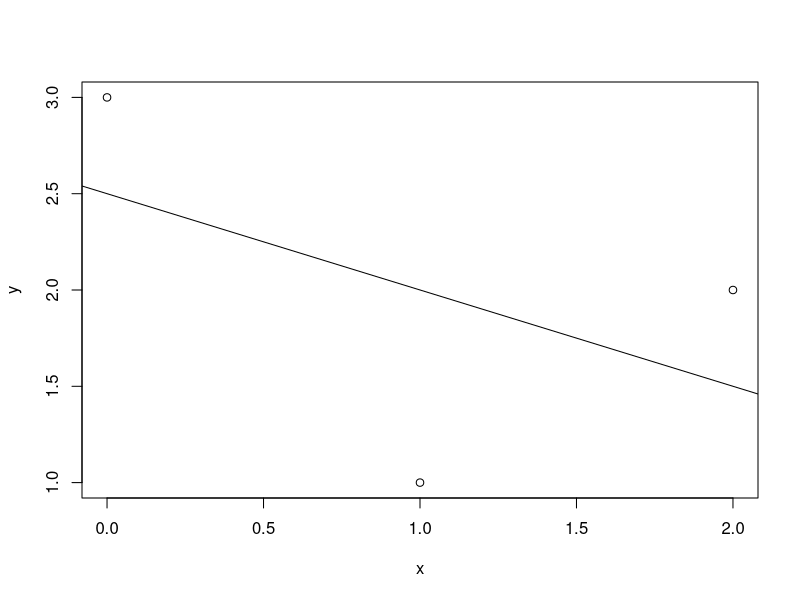

Source code (R):
## ---- chunk 1
## make LL
LL <- data.frame(
  sid = c(1, 2, 3, 4, 5),
  name = c('원반', '이벙헌', '이벙헌', '한식구', '헌빈'),
  gnd = factor(c('M', 'M', 'F', 'M', 'M')))

## open RR with read.csv()
RR <- read.csv('RR.csv')

## left join
merge(LL, RR, all=TRUE)
merge(LL, RR, by=c('sid', 'name'), all.x = TRUE)

## right join
merge(LL, RR, all=TRUE)
merge(LL, RR, by=c('sid', 'name'), all.y = TRUE)

## inner join
merge(LL, RR)
merge(LL,RR, by=c('sid', 'name'))

## full join
merge(LL, RR, all=TRUE)
merge(LL, RR, by=c('sid', 'name'), all = TRUE)

## left join - key : sid
merge(LL, RR, by=c('sid'), all.x = TRUE)

## right join - key : sid
merge(LL, RR, by=c('sid'), all.y = TRUE)

## inner join - key : sid
merge(LL,RR, by=c('sid'))

## full join - key : sid
merge(LL, RR, by=c('sid'), all = TRUE)
## ---- chunk 2
## make factor
bld <- c('B','AB','O')
factor(bld, levels=c('A','B','AB','O'))
factor(bld)

levels(bld) 
nlevels(bld) 
ordered(bld) 

## make Vector
b <-c(1,1,1)
length(b)
names(b)
NROW(b)
NCOL(b)

## make matrix - 1
A <-matrix(c(1,0,0,5,3,0),nr=2)
dim(A) 
nrow(A)
NROW(A) 
ncol(A)
NCOL(A)

## make matrix - 2
B <-matrix(c(1,2,0,4,0,6),nr=2,byrow=T)
dimnames(B) 
rownames(B) 
colnames(B)

## mathmatics
A + B
A - B
A * B
A/B

## Transpose
t(B)

## extraction
B[, c(1,3)]
B[, 1]
B[,1,drop=F]
## make matrix
c1 <- rep(1,3)
c2 <- c(1,0,-1)
c3 <- c(0,1,-1)
C <- cbind(c1,c2,c3)
sum(diag(C))
det(C)
invC <- solve(C)
invC

# 항등행렬 확인하기
round(invC %*% C, 4)

## mathmatics
A %*% C

## binding
rbind(A, B)
cbind(A, B)

## vector to diagnol matrix
D <- diag(diag(C))
d <- diag(C)

## solving equation
solve(C,b)

invC%*%b
## ---- chunk 3
## 01
X <- matrix(c(1, 1, 1, 2, 1, 0), nr = 3, byrow = TRUE) # 계수행렬 (식 3개 미지수 2개)

## 02
y<- matrix(c(1, 2, 3), nr = 3, byrow= TRUE)

## 03
XTX <- t(X) %*% X
XTX

XTy <- t(X) %*% y
XTy

## 04
det(XTX)

InvXTX <- solve(XTX)
InvXTX

b <-InvXTX%*%XTy
b

## 05
solve(XTX, XTy)

## 06
hatmat <- X %*% InvXTX %*% t(X)
hatmat

hatmat%*%hatmat

trH <- sum(diag(hatmat))
trH

det(hatmat)

## 07
yhat <- hatmat%*% y
yhat

yhat2 <- X %*% b
yhat2

## 08
res <- y - yhat
res

sse <- t(res) %*% res
sse

## 10 
x <- c(1, 2, 0)
y <- c(1, 2, 3)
m <- lm(y~x)
coef(m)
predict(m)
residuals(m)
summary(m)
anova(m)
plot(x,y)
abline(a = coef(m)[1], b = coef(m)[2])
